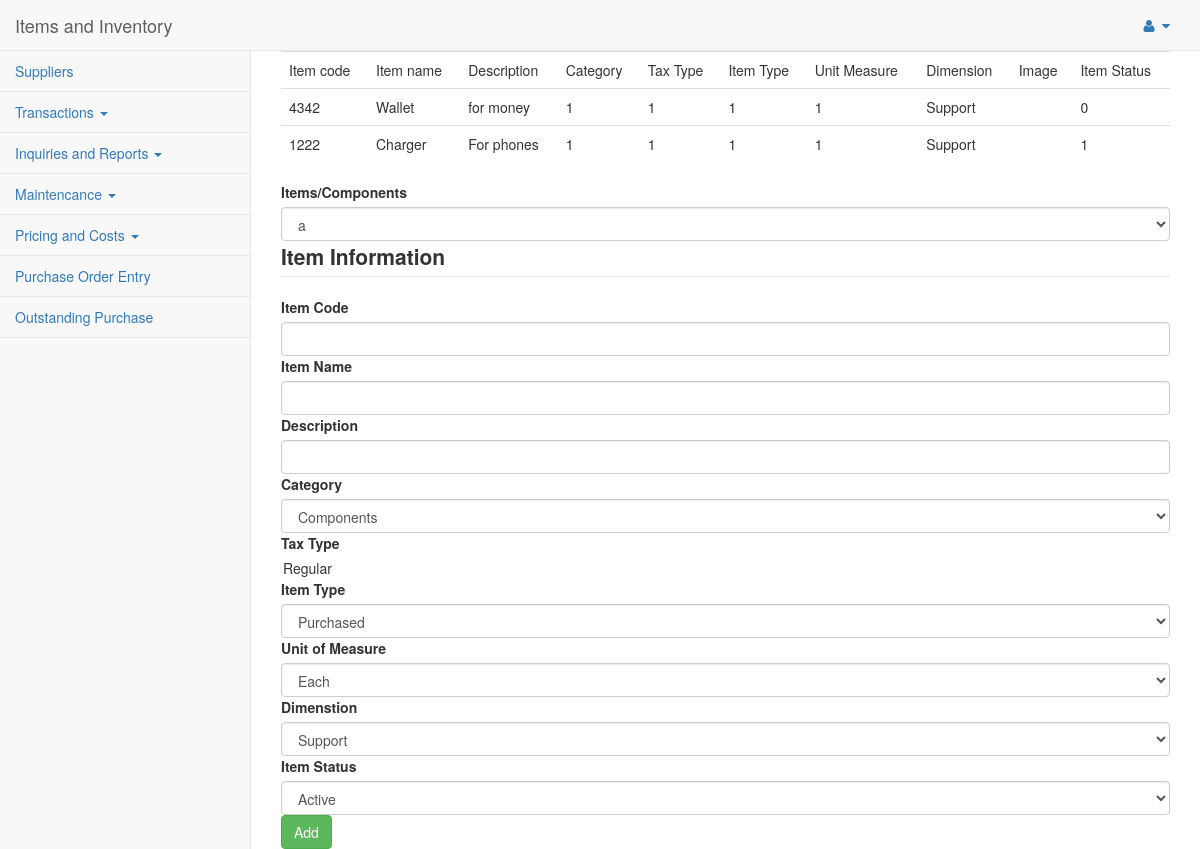
Page /pages/items.php on the committed database.
### tables this page shows
CREATE TABLE IF NOT EXISTS `item` (
  `id` int(10) NOT NULL AUTO_INCREMENT,
  `item_code` varchar(10) NOT NULL,
  `name` varchar(10) NOT NULL,
  `description` varchar(100) NOT NULL,
  `category` int(2) NOT NULL,
  `tax_type` int(2) NOT NULL,
  `item_type` int(2) NOT NULL,
  `unit_measure` int(1) NOT NULL,
  `dimension` varchar(100) NOT NULL,
  `image` varchar(200) NOT NULL,
  `item_status` int(1) NOT NULL,
  PRIMARY KEY (`id`)
);

### pages/process.php (called while the page is built, shortened)
<?php
function viewItems($conn){
	$sql="SELECT * FROM item";
	$result=mysqli_query($conn, $sql);
	return $result;
}
?>

### pages/items.php (the view, shortened to what this page needs)
        <?php
        include('header.php');
        include('process.php');
        $conn1 = connect();
        $result = viewItems($conn1);
        ?>
        <div id="page-wrapper">
        <div class="table-responsive">
         	<table class="table">
         		<tr>
         			<td>Item code</td>
         			<td>Item name</td>
         			<td>Description</td>
         			<td>Category</td>
         			<td>Tax Type</td>
         			<td>Item Type</td>
         			<td>Unit Measure</td>
         			<td>Dimension</td>
         			<td>Image</td>
         			<td>Item Status</td>
         		</tr>
         		<?php
         			while($row=mysqli_fetch_assoc($result)){
         		?>
         		<tr>
         			<td><?=$row['item_code']?></td>
         			<td><?=$row['name']?></td>
         			<td><?=$row['description']?></td>
         			<td><?=$row['category']?></td>
         			<td><?=$row['tax_type']?></td>
         			<td><?=$row['item_type']?></td>
         			<td><?=$row['unit_measure']?></td>
         			<td><?=$row['dimension']?></td>
         			<td></td>
         			<td><?=$row['item_status']?></td>
         		</tr>
         		<?php
     			}
         		?>
         	</table>
         </div>
    <form method="POST">
        <label>Items/Components</label>
  		<select class="form-control" name="item">
   		       <option>a</option>
        </select>
        <legend><label>Item Information</label></legend>
        <label>Item Code</label>
         <input type="text" class="form-control" name="item_code">
         <label>Item Name</label>
         <input type="text" class="form-control" name="name">
         <label>Description</label>
         <input type="text" class="form-control" name="description">
        <label>Category</label>
  		<select class="form-control" name="category">
   		       <option value="1">Components</option>
        </select>
        <label>Tax Type</label
        <select class="form-control" name="tax_type">
        	<option value="1">Regular</option>
        <label>Item Type</label>
  		<select class="form-control" name="item_type">
   		       <option value="1">Purchased</option>
        </select>
        <label>Unit of Measure</label>
  		<select class="form-control" name="unit_measure">
   		       <option value="1">Each</option>
        </select>
        <label>Dimenstion</label>
  		<select class="form-control" name="dimension">
   		       <option>Support</option>
        </select>
        <label>Item Status</label>
  		<select class="form-control" name="item_status">
   		       <option value="1">Active</option>
        </select>
        <input type="submit" class="btn btn-success" value="Add" name="add">
    </form>
    </div>
<?php
 include('footer.php');
?>

### rows in the picture
item: item_code "4342", name "Wallet", description "for money", category "1", tax_type "1", item_type "1", unit_measure "1", dimension "Support", item_status "0"
item: item_code "1222", name "Charger", description "For phones", category "1", tax_type "1", item_type "1", unit_measure "1", dimension "Support", item_status "1"
